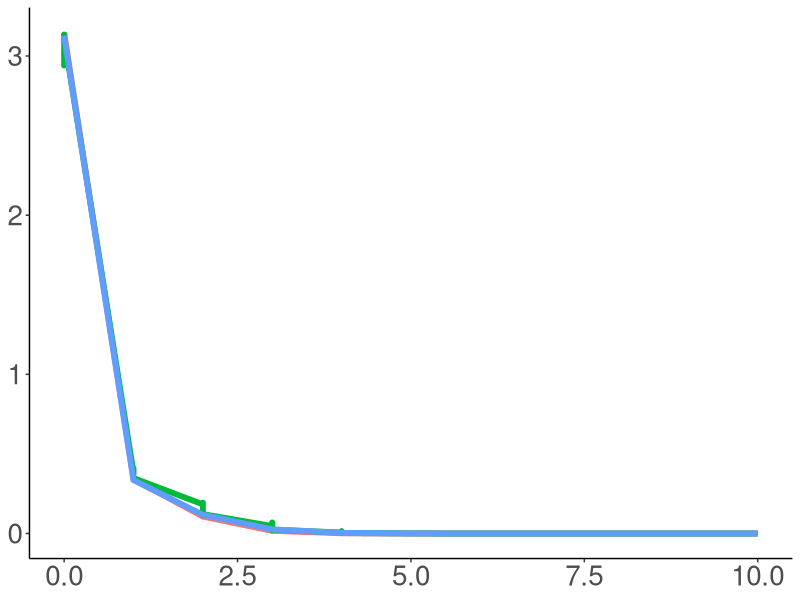
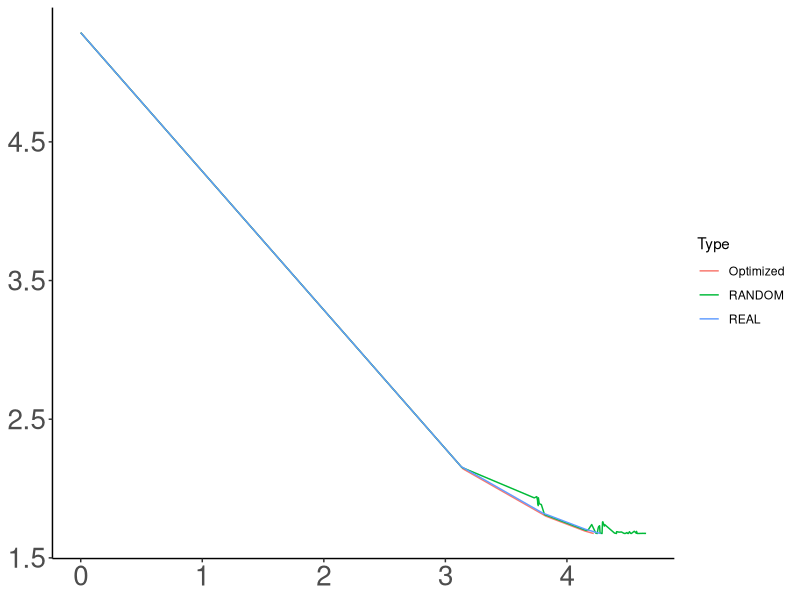
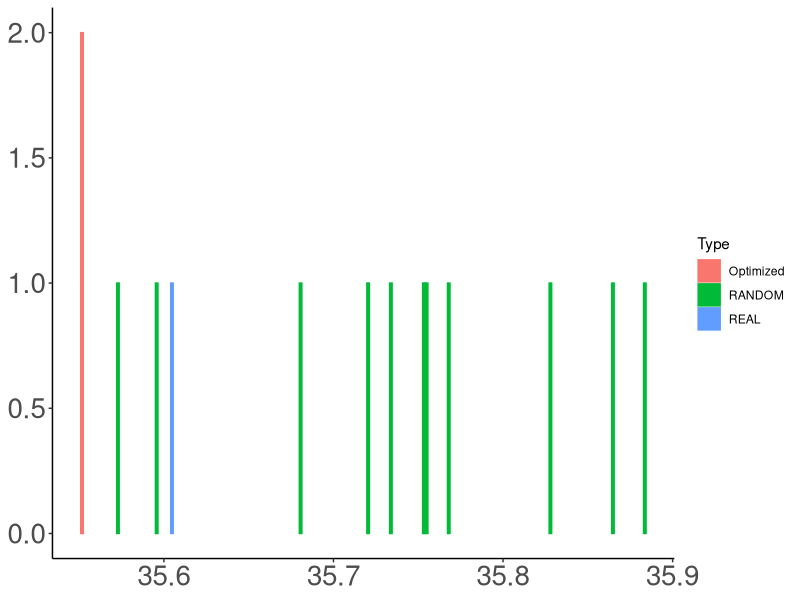

These figures' R source, in order:
data = read.csv("results.tsv", sep="\t")


library(tidyr)
library(dplyr)
library(ggplot2)

data = data %>% filter(Script == "forWords_Sesotho_RandomOrder_Normalized.py")


data$Type = ifelse(data$Model %in% c("REAL", "RANDOM"), as.character(data$Model), "Optimized")

plot = ggplot(data, aes(x=Distance, y=MI, color=Type)) + geom_line(size=2)
plot = plot + theme_bw()
plot = plot + theme(axis.title.x=element_blank(), axis.title.y=element_blank(), axis.text = element_text(size=20))
plot = plot + theme(panel.grid.major = element_blank(), panel.grid.minor = element_blank(), panel.background = element_blank(), legend.position="none")
plot = plot + theme(axis.line = element_line(colour = "black"),
            panel.grid.major = element_blank(),
                panel.grid.minor = element_blank(),
                panel.border = element_blank(),
                    panel.background = element_blank())
ggsave(plot, file=paste("figures/Sesotho-suffixes-byMorphemes-it.pdf", sep=""), height=4, width=4)



plot = ggplot(data, aes(x=Memory, y=Surprisal, color=Type)) + geom_line() #size=2)
plot = plot + theme_bw()
plot = plot + theme(axis.title.x=element_blank(), axis.title.y=element_blank(), axis.text = element_text(size=20))
plot = plot + theme(panel.grid.major = element_blank(), panel.grid.minor = element_blank(), panel.background = element_blank()) #, legend.position="none")
plot = plot + theme(axis.line = element_line(colour = "black"),
            panel.grid.major = element_blank(),
                panel.grid.minor = element_blank(),
                panel.border = element_blank(),
                    panel.background = element_blank())
ggsave(plot, file=paste("figures/Sesotho-suffixes-byMorphemes-memsurp.pdf", sep=""), height=4, width=4)

data = read.csv("results_auc.tsv", sep="\t")

data = data %>% filter(Script == "forWords_Sesotho_RandomOrder_Normalized.py")


data$Type = ifelse(data$Model %in% c("REAL", "RANDOM"), as.character(data$Model), "Optimized")

plot = ggplot(data, aes(x=AUC, y=1, color=Type, fill=Type)) + geom_bar(stat="identity") #size=2)
plot = plot + theme_bw()
plot = plot + theme(axis.title.x=element_blank(), axis.title.y=element_blank(), axis.text = element_text(size=20))
plot = plot + theme(panel.grid.major = element_blank(), panel.grid.minor = element_blank(), panel.background = element_blank()) #, legend.position="none")
plot = plot + theme(axis.line = element_line(colour = "black"),
            panel.grid.major = element_blank(),
                panel.grid.minor = element_blank(),
                panel.border = element_blank(),
                    panel.background = element_blank())
ggsave(plot, file=paste("figures/Sesotho-suffixes-byMorphemes-auc.pdf", sep=""), height=4, width=4)


